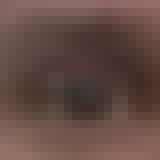
//> input picture PCA_opencv/opencv tutorial/image_face/eye_1.png, 20 x 20 px (shown 8 times larger); the run also reads 2 pictures not shown here
$ ./EigenLibrary_0529   (built with g++ and OpenCV 4)
//> lines starting //> are read from the running program, lines starting //| are printed output that depends on the picture
//
//  EigenLibrary_0529.cpp
//  PCA_opencv
//
//  Created by Yinghan Xu on 29/05/2017.
//  Copyright © 2017 Yinghan Xu. All rights reserved.
//
#include <iostream>
#include"Eigen/Eigen"
#include<opencv2/opencv.hpp>
using namespace Eigen;
using namespace std;
using namespace cv;

const int num = 3;    // 样本数量
const int dim = 20*20;    // 样本的维度（一张图片的维度）
const int pca_dim = 2;//50;// pca dimension of each sample

//const int num = 10;    // 样本数量
//const int dim = 2;    // 样本的维度（一张图片的维度）
//const int pca_dim = 2;//50;// pca dimension of each sample

void BubbleSort(double *pData, int Count);

int main(){

    MatrixXd data(num, dim);
//    data<<2.5, 2.4, 0.5, 0.7, 2.2, 2.9, 1.9, 2.2, 3.1, 3.0, 2.3, 2.7, 2.0, 1.6, 1.0, 1.1, 1.5, 1.6, 1.1, 0.9;

    Mat img1 = imread("image_face/eye_1.png");
//> img1 is the input picture: 20 rows x 20 cols, CV_8UC3; mean B, G, R 69.1, 74.4, 100.3
    Mat img2 = imread("image_face/eye_2.png");
    Mat img3 = imread("image_face/eye_3.png");

//    Mat img1 = imread("image_face/face_1.png");
//    Mat img2 = imread("image_face/face_2.png");
//    Mat img3 = imread("image_face/face_3.png");

    // Convert to grayscale
    cvtColor(img1, img1, CV_BGR2GRAY);
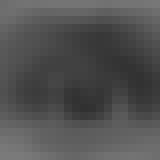
//> img1: 20 rows x 20 cols, CV_8UC1 (shown 8 times larger); min 49, max 122, mean 81.6
    cvtColor(img2, img2, CV_BGR2GRAY);
//> img2: 20 rows x 20 cols, CV_8UC1
    cvtColor(img3, img3, CV_BGR2GRAY);
//> img3: 20 rows x 20 cols, CV_8UC1

    int width =  img1.size().width;
//> width = 20
    int height = img1.size().height;
//> height = 20

    cout<<width*height<<endl;
//| 400


    // Put gray pixel value into the data matrix
    for(int i=0; i<width; i++){
        for(int j=0; j<height; j++){
            data(0, j*width+i) = float(img1.at<uchar>(Point(j, i)));
            data(1, j*width+i) = float(img2.at<uchar>(Point(j, i)));
            data(2, j*width+i) = float(img3.at<uchar>(Point(j, i)));
        }
    }

    cout << "Here is the input data matrix:" << endl << data << endl << endl;
//| Here is the input data matrix:
//> (the first 1 of 2 printed lines)

    MatrixXd mean =data.colwise().mean();

    Mat mean_image;
    mean_image = img1.clone();
    for(int i=0; i<width; i++){
        for(int j=0; j<height; j++){
            mean_image.at<uchar>(Point(j, i)) = mean(j*width+i);
        }
    }
    imshow("mean_image", mean_image);

    cout<<"----------------Mean------------------\n"<<mean<<endl;
//| ----------------Mean------------------
//> (the first 1 of 2 printed lines)

    MatrixXd C(num, dim);  // data-mean
    MatrixXd C_T(dim, num);// C的转置

    for(int i=0; i<num; i++)
    {
        C.row(i) =data.row(i)-mean;  //C= data-mean
    }
    C_T =C.transpose();

    MatrixXd A =C_T*C;
    EigenSolver<MatrixXd> es(A);
    //求协方差矩阵的特征值和特征向量
    MatrixXd eigenvals_A =es.eigenvalues().real();
    MatrixXd eigenvecs_A =es.eigenvectors().real();
    cout << "The eigenvalues of A are:" << endl << eigenvals_A << endl;
    cout << "The matrix of eigenvectors, V, is:" << endl << eigenvecs_A << endl << endl;

    //排序
    double a[dim]={0.0};
    for(int i=0; i<dim; i++)
    {
        a[i] =eigenvals_A(i, 0);
    }
//> after the loop, a = 400 values, max 14430.8 at index 1, min -7.83e-13 at index 3, mean 44.97
    BubbleSort(a, dim);
//> after the loop in BubbleSort, `for(int i=1; i<Count; i++)`: iTemp = -7.83e-13
//> a = 400 values, max 14430.8 at index 0, min -7.83e-13 at index 399, mean 44.97
    MatrixXd sorted_eigenvals_A(dim, 1);
    MatrixXd sorted_eigenvecs_A(dim, dim);
    //对特征值从大到小排序
    for(int i=0; i<dim; i++)
    {
        sorted_eigenvals_A(i, 0) =a[i];
    }
    //对应的改变特征向量的排序
    for(int i=0; i<dim; i++)
    {
        for(int j=0; j<dim; j++)
        {
            if(eigenvals_A(i, 0) == a[j])
            {
                sorted_eigenvecs_A.col(j) =eigenvecs_A.col(i);
            }
        }
    }

    cout << "The eigenvalues of A are:" << endl << sorted_eigenvals_A << endl;
    cout << "The matrix of eigenvectors, V, is:" << endl << sorted_eigenvecs_A << endl << endl;

    //求PCA的投影矩阵及降维结果
    MatrixXd extract_eigenvecs(dim, pca_dim); //投影矩阵
    MatrixXd projection(num, pca_dim);         //最终输出，维度为num*pca_dim
    for(int i=0; i<pca_dim; i++)        //抽取主成分
    {
        extract_eigenvecs.col(i) =sorted_eigenvecs_A.col(i);
    }

    /*
     res就是原始数据降维后的矩阵
     特别注意，这里是C*project_mat,即(data-mean)*project_mat
     在网上看到很多人这里都是直接用的data*project_mat,那样是不对的
     */
    projection = C * extract_eigenvecs;

    MatrixXd RowDataAdjust = C.transpose();
    MatrixXd RowFeatureVector = extract_eigenvecs.transpose();
//    cout<<"test\n"<<RowDataAdjust<<endl;
//    cout<<"test\n"<<RowFeatureVector<<endl;

    MatrixXd FinalData = RowFeatureVector * RowDataAdjust;
//    cout<<"FinalData: \n"<<FinalData<<endl;

    MatrixXd RowOriginalData(num, dim);
    RowOriginalData = RowFeatureVector.transpose() * FinalData;
    cout<<endl<<endl<<endl;

    cout<<"----------------Final projection data-----------------\n"<<FinalData<<endl;

    MatrixXd OriginalData = RowOriginalData.transpose();
    for(int i=0; i<num; i++){
        OriginalData.row(i) += mean;
    }

    cout<<endl<<endl;
    cout<<"Original Data: \n"<<OriginalData<<endl;
// [15 lines of commented-out code are left out]
}
//冒泡排序算法
void BubbleSort(double *pData, int Count)
{
    double iTemp;
    for(int i=1; i<Count; i++)
    {
        //一共进行（count-1）轮，每次得到一个最大值
        for(int j=Count-1; j>=i; j--) //每次从最后往前交换，得到最大值
        {
            if(pData[j]>pData[j-1])
            {
                iTemp      = pData[j-1];
                pData[j-1] = pData[j];
                pData[j]   = iTemp;
            }
        }
    }
}
